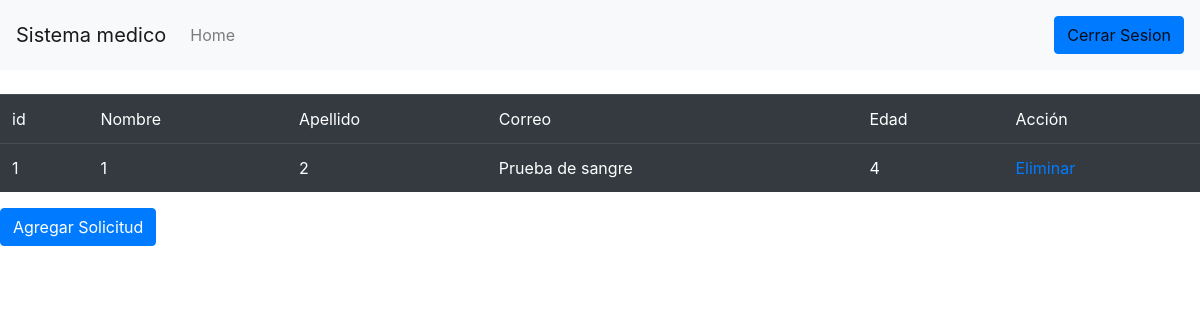
/Modulo_Doctor/Solicitud/lista.php (signed in), run on the app's committed database.
### tables this page shows
CREATE TABLE `peticion` (
  `id` int(11) NOT NULL,
  `doctor` int(11) NOT NULL,
  `paciente` int(11) NOT NULL,
  `descripcion` varchar(200) NOT NULL,
  `equipo` int(11) NOT NULL
);

### Modulo_Doctor/Solicitud/lista.php (the view, shortened to what this page needs)
<?php
             $con=mysqli_connect(HOST_DB,USUARIO_DB,USUARIO_PASS,NOMBRE_DB);
?>
<!DOCTYPE html>
<html lang="en">
<head>
  <link rel="stylesheet" href="https://maxcdn.bootstrapcdn.com/bootstrap/4.5.0/css/bootstrap.min.css">
</head>
<body>
   <nav class="navbar navbar-expand-lg navbar-light bg-light">
  <a class="navbar-brand" href="#">Sistema medico</a>
  <div class="collapse navbar-collapse" id="navbarText">
    <ul class="navbar-nav mr-auto">
      <li class="nav-item">
        <a class="nav-link" href="../iniciomedico.php">Home<span class="sr-only">(current)</span></a>
      </li>
    </ul>
    <span class="navbar-text">
     <a class="btn btn-primary" href="cerrar.php">Cerrar Sesion</a>
    </span>
  </div>
</nav>
  <br>
  <div class="contenedor">
        <table class="table table-dark">
            <tr class="head">
                <td>id</td>
                <td>Nombre</td>
                <td>Apellido</td>
                <td>Correo</td>
                <td>Edad</td>
                <td colspan="2">Acción</td>
            </tr>
        <?php
            $sql = "SELECT * from peticion";
            $resultado = mysqli_query($con,$sql);
            while($fila = mysqli_fetch_array($resultado)) {
         ?>
           <tr>
           <td><?php echo $fila['id']?></td>
           <td><?php echo $fila['doctor']?></td>
           <td><?php echo $fila['paciente']?></td>
           <td><?php echo $fila['descripcion']?></td>
           <td><?php echo $fila['equipo']?></td>
          <td><a href="delete.php?id=<?php echo $fila['id']; ?>" class="btn__delete">Eliminar</a></td>
       </tr>
    <?php
   }
    ?>
        </table>
<a class="btn btn-primary" href="nuevo.php" role="button">Agregar Solicitud</a>
        </div>
    </body>
</html>

### Modulo_Doctor/Solicitud/lista.php (style rules this page uses)
body { background:url(https://encrypted-tbn0.gstatic.com/images?q=tbn%3AANd9GcTKW1ip1s-T9tW2R4-X5mD49OTbr9oNg28uJg2Iy-sc4XgDdMli&usqp=CAU) ; background-repeat: no-repeat, repeat; background-size: 1600px; }

### data on the page
peticion: id "1", doctor "1", paciente "2", descripcion "Prueba de sangre", equipo "4"
